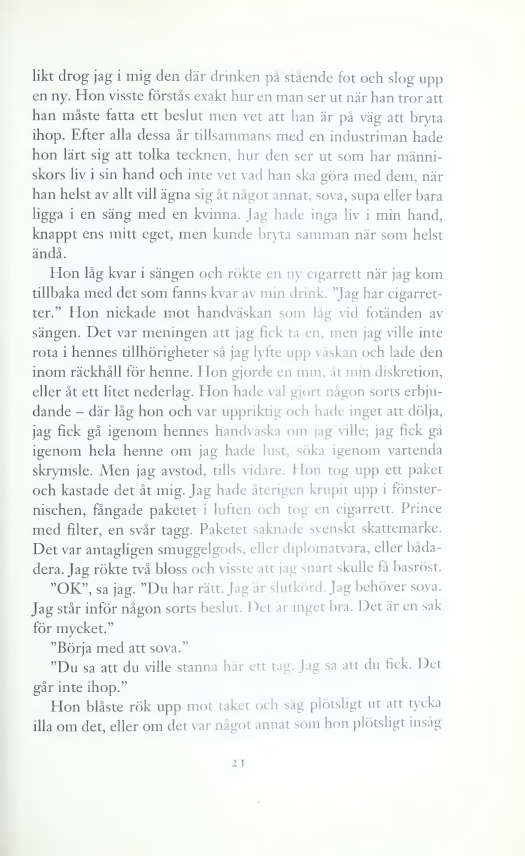
#> input picture images/gang_p023.png, 1575 x 2567 px (shown at 1/3 size)
$ python visualize_borja_problem.py
#> lines starting #> are read from the running program, lines starting #| are printed output that depends on the picture
#!/usr/bin/env python3
"""
Visualize the Börja segmentation problem
Shows exactly how the word is being split into components
"""

import cv2
import numpy as np
import sys
sys.path.insert(0, 'src/ocr_reflow')
from main import find_rects

def visualize_borja_problem():
    print("="*80)
    print("BÖRJA SEGMENTATION PROBLEM VISUALIZATION")
    print("="*80)
    print()

    img = cv2.imread('images/gang_p023.png')
#> img is the input picture: shape (2567, 1575, 3); mean B, G, R 243.3, 245.8, 242.6

    # The Börja word box (from doctr detection)
    xmin, ymin, xmax, ymax = 93, 2150, 163, 2203

    # Extract the word
    word_img = img[ymin:ymax, xmin:xmax]
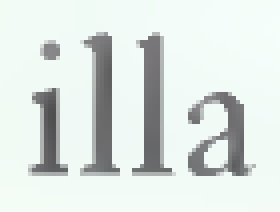
#> word_img: shape (53, 70, 3) (shown 4 times larger); mean B, G, R 223.9, 227.3, 220.2
    word_h, word_w = word_img.shape[:2]
#> word_h = 53; word_w = 70

    print("STEP 1: Extract components using find_rects")
    print("-" * 80)

    words_list = [[xmin, ymin, xmax, ymax]]
#> (the run stopped early here; a loop or call above may not have finished)
